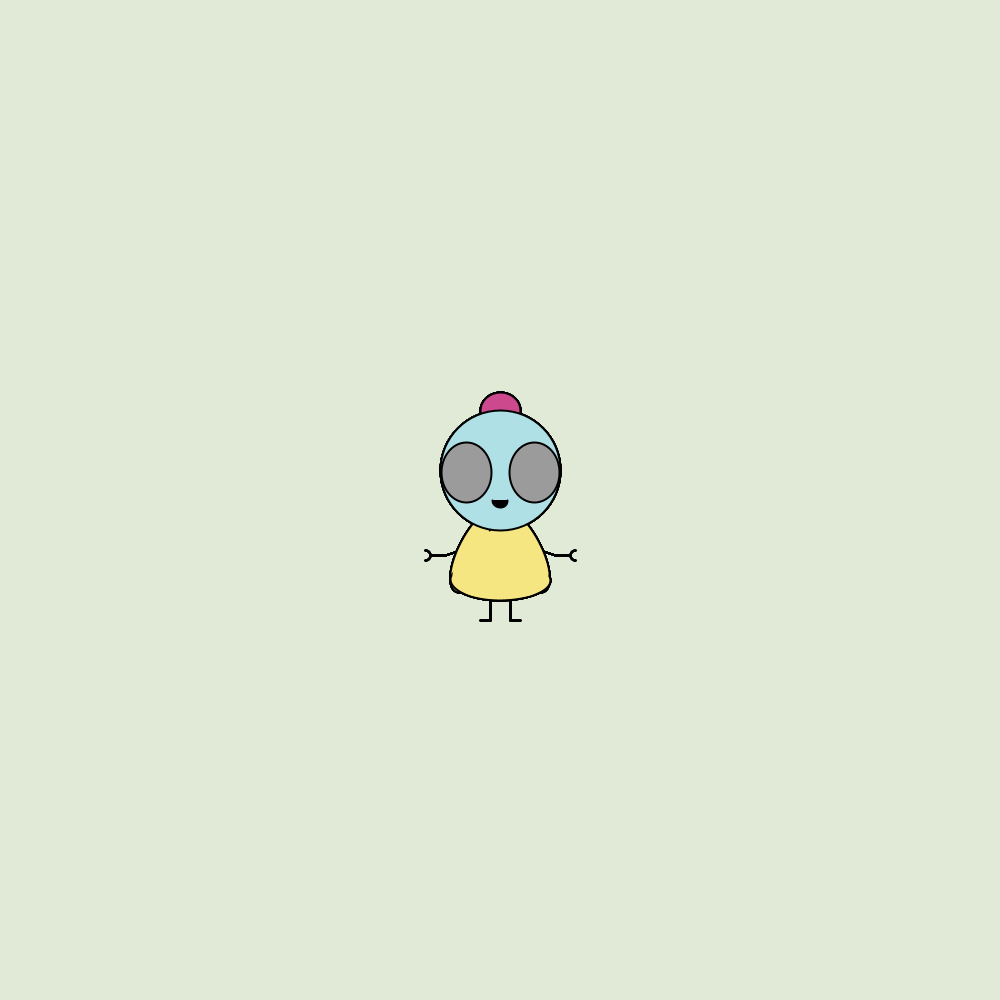
Frame 1 (no input)
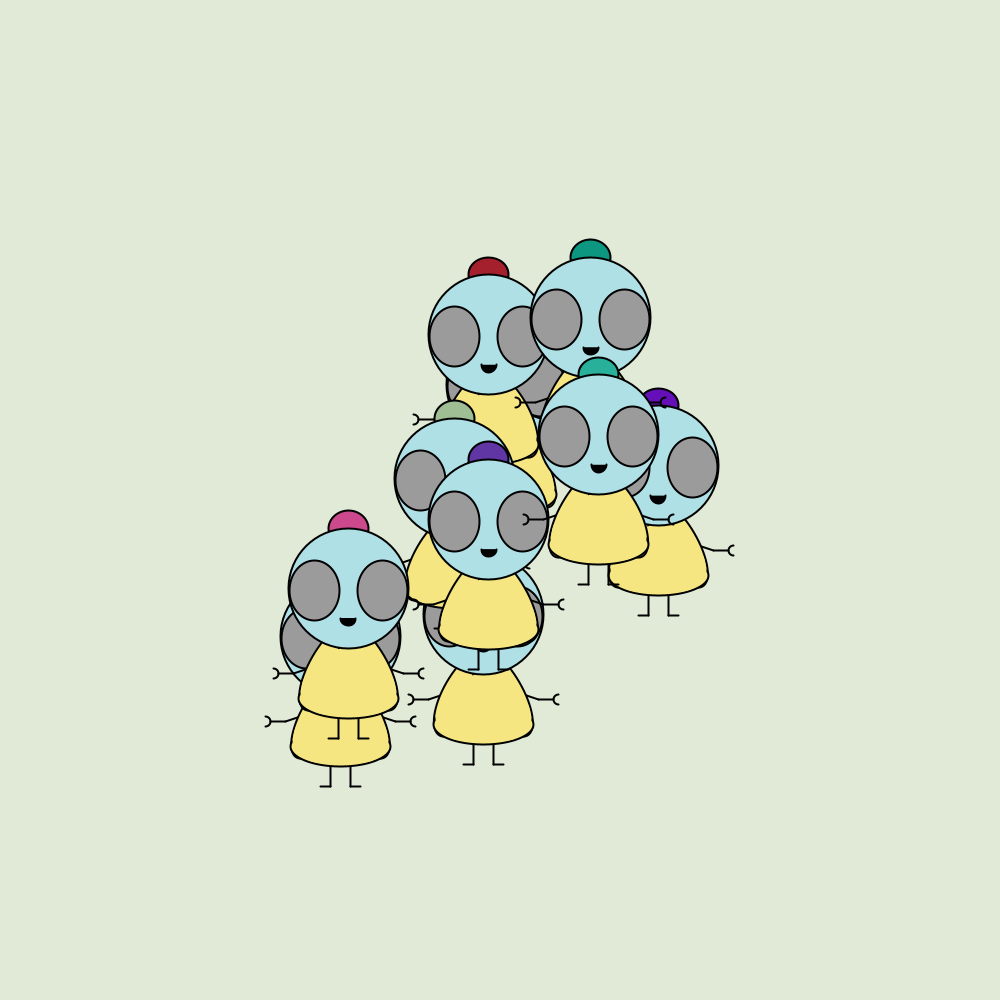
Frame 60 (the mouse pressed at the canvas centre just before this capture)
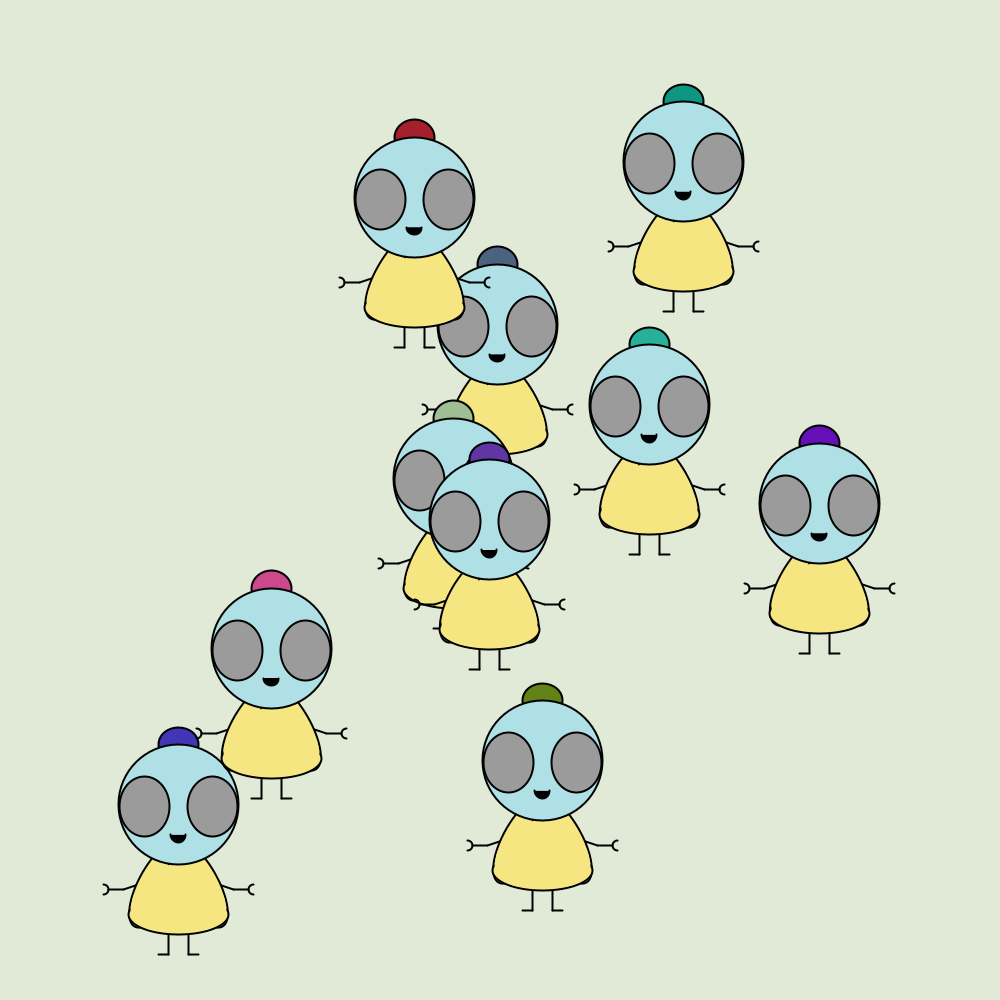
Frame 120 (the mouse held since frame 60 and released just before this capture)

The Processing sketch that drew these frames (run headless with seeded random() and noise(); from frame 60 on, the mouse is pressed at the canvas centre):

// Processing sketch: Milo_Final
// ── Milo_Final.pde
/* This program has been written by Jasper Bosschart (s2562685) & Marina Stefanova (s2610604), assignment 1.11 from Module 4 CreaTe 2021 
code Milo has been taken from previous assignment from Module 1*/

Milo[] milos = new Milo[10];

void setup() 
{
  size(1000, 1000); 
  for (int i = 0; i < milos.length; i++) { 
    milos[i] = new Milo();
  }
}

void draw() {
  background(225, 234, 215); 
  for (int i = 0; i < milos.length; i++) {
    milos[i].display();

    //see milo tab for reference about this code
    for (int a = 0; a < milos.length; a++) {
      if (a!=i) {
        milos[i].overlaps(milos[a]);
        milos[a].overlaps(milos[i]);
      }
    }
  }
}

void mousePressed() {
  for (int i = 0; i < milos.length; i++) {
    milos[i].Milopressed(mouseX, mouseY);
  }
}

void mouseReleased() {
  for (int i = 0; i < milos.length; i++) {
    milos[i].Miloreleased(mouseX, mouseY, pmouseX, pmouseY);
  }
}

void mouseDragged() {
  for (int i = 0; i < milos.length; i++) {
    milos[i].Milodragged(mouseX, mouseY);
  }
}

void mouseMoved() {
  for (int i = 0; i < milos.length; i++) {
    milos[i].Milomoved(mouseX, mouseY);
  }
}

// ── Pvector.pde
class PVector {

  float x;
  float y;

  PVector(float x_, float y_) {
    x = x_;
    y = y_;
  }

  void add(PVector v) {
    y = y + v.y;
    x = x + v.x;
  }
}

// ── milo.pde
class Milo {

  //declaring variables
  float miloRadius;
  PVector position, speed;

  //specific color range (pastel)
  float r;
  float g;
  float b;

  //making each creature part have a color variable
  color body; 
  color hat; 
  color eyes;
  color head;

  //for the movement of the creature
  boolean isSelected;

  //Milo constructor 
  Milo () {

    position = new PVector(500, 500);
    speed = new PVector(random (-3, 3), random (-3, 3));

    miloRadius = 80;

    isSelected = false;

    r = random(210, 240);
    g = random(210, 240);
    b = random(210, 240);

    body = color(245, 230, 130);
    hat  = color(random(r), random(g), random(b));
    eyes = color(155, 155, 155); 
    head = color(175, 224, 230);
  }

  //displaying my creature
  void display()
  {
    // arms 
    line(position.x-40, position.y+50, position.x-55, position.y+55);
    line(position.x+40, position.y+50, position.x+55, position.y+55);

    noFill();
    arc(position.x-75, position.y+55, 10, 10, -HALF_PI, HALF_PI);
    arc(position.x+75, position.y+55, 10, 10, PI-HALF_PI, PI+HALF_PI);

    line(position.x-55, position.y+55, position.x-70, position.y+55);
    line(position.x+55, position.y+55, position.x+70, position.y+55);

    //legs
    line(position.x-10, position.y+100, position.x-10, position.y+120);
    line(position.x+10, position.y+100, position.x+10, position.y+120);

    line(position.x-10, position.y+120, position.x-20, position.y+120);
    line(position.x+10, position.y+120, position.x+20, position.y+120);

    //draw milo's body
    //left elipse
    strokeWeight(2);
    pushMatrix();
    translate(position.x-(39/2), position.y+35+(40/3));
    rotate(PI/6);
    stroke(0);
    fill(body);
    ellipse(0, 0, 120/3, 100);
    popMatrix();

    //right elipse
    pushMatrix();
    translate(position.x+(39/2), position.y+35+(40/3));
    rotate(-PI/6);
    stroke(0);
    fill(body);
    ellipse(0, 0, 120/3, 100);
    popMatrix();

    //bottom ellipse
    pushMatrix();
    translate(position.x, position.y+80);
    rotate(PI/2);
    stroke(0);
    fill(body);
    ellipse(0, 0, 120/3, 100);
    popMatrix();   

    //fill in gaps
    pushMatrix();
    stroke(body);
    fill(body);
    circle(position.x, position.y+60, 60); 
    circle(position.x+22, position.y+71, 48); 
    circle(position.x-22, position.y+71, 48); 
    circle(position.x+42, position.y+74, 10);
    circle(position.x-42, position.y+74, 10); 
    popMatrix();

    //hat
    fill(hat);
    stroke(0);
    ellipse(position.x, position.y-90, 40, 35);

    //head 
    stroke(0);
    fill(head);
    circle(position.x, position.y-30, 120);

    //eyes 
    fill(eyes);
    ellipse(position.x+34, position.y-28, 50, 60);
    ellipse(position.x-34, position.y-28, 50, 60);

    //mouth 
    stroke(0);
    fill(0);
    arc(position.x, position.y, 15, 15, 0, PI);

    //adding movement
    position.add(speed);

    //bouncing off the edjes
    if ((position.x > width - 80 && speed.x > 0) || (position.x < 80 && speed.x < 0)) {
      speed.x = -speed.x;
    }
    if ((position.y > width - 120 && speed.y > 0) || (position.y < 120 && speed.y < 0)) {
      speed.y = -speed.y;
    }
  }

  //milo overlaps, therefore this is code for bouncing off each other
  //code was found on https://forum.processing.org/two/discussion/24966/bouncing-balls-collision -> and was adapted to fit my code
  void overlaps(Milo a) {
    float d = dist(position.x, position.y, a.position.x, a.position.y);
    if (d <= miloRadius + a.miloRadius) {
      //the if... and -abs or abs is to decide on which side the bounce will ocure. one wills tay the same whereas the other will change direction into the opposite hence bounce
      if (position.x < a.position.x) {
        speed.x = -abs(speed.x);
      }
      if (position.x > a.position.x) {
        speed.x = abs(speed.x);
      }
      if (position.y < a.position.y) {
        speed.y = -abs(speed.y);
      }
      if (position.y > a.position.y) {
        speed.y = abs(speed.y);
      }
    }
  }

  //when mouse is pressed or dragged the creature will stop moving and can be dragged around the screen. When it is released it will continue to move from that point
  //mousepressed
  void Milopressed(float mx, float my) {
    if (dist(position.x, position.y, mx, my) <= miloRadius) {
      speed.x = 0;
      speed.y = 0;
      isSelected = true;
    }
  }
  //mousereleased
  void Miloreleased(float mx, float my, float pmx, float pmy) {
    if (isSelected) {
      speed.x = mx - pmx;
      speed.y = my - pmy;
      isSelected = false;
    }
  }
  //mousedragged
  void Milodragged(float mx, float my) {
    if (isSelected) {
      position.x = mx;
      position.y = my;
    }
  }

  //when the mouse is moved around the screen, the color of the eyes will change to random colors
  //mousemoved
  void Milomoved (float mx, float my) {
    if (dist(position.x, position.y, mx, my) <= miloRadius) { 
      eyes = color (random(r), random(g), random(b));
    }
  }
}
